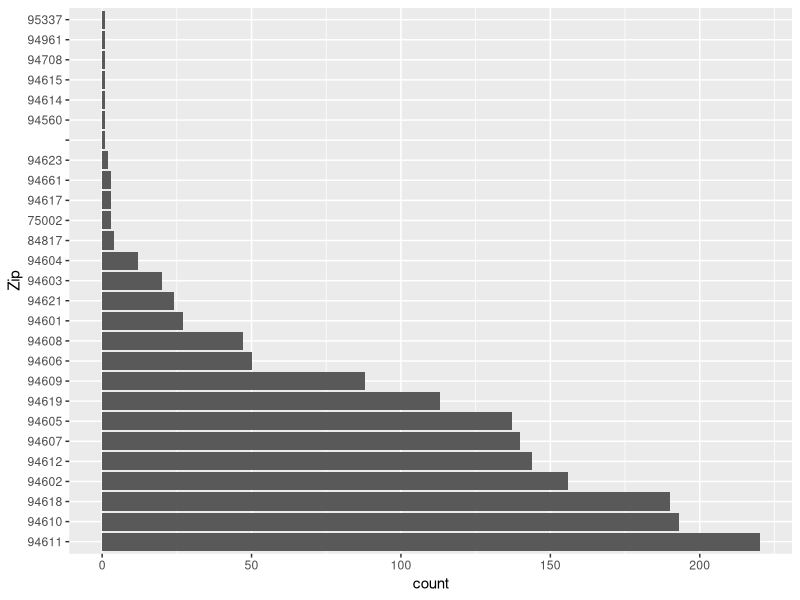

Reproduce this figure in R.
library(ggplot2)

if (!('fppc' %in% ls())) {
  fppc <- read.csv('fppc.csv')
}
fppc.slice <- fppc[c(
  'Filer_NamL',
  'Committee_Type',
  'Rpt_Date',
  'From_Date',
  'Thru_Date',
  'Rec_Type',
  'Tran_NamL',
  'Tran_NamF',
  'Tran_City',
  'Tran_State',
  'Tran_Zip4',
  'Tran_Emp',
  'Tran_Amt1',
  'Tran_Amt2'
)]
fppc.slice$Zip <- substr(fppc.slice$Tran_Zip4, 1, 5)

oakland <- subset(fppc.slice, Tran_City == 'Oakland')
oakland$Zip <- factor(oakland$Zip, levels = names(sort(table(oakland$Zip), decreasing = TRUE)))

p <- ggplot(oakland) +
  aes(x = Zip) + geom_bar() + coord_flip()

m <- lm(Tran_Amt2 ~ Zip, data = oakland)
